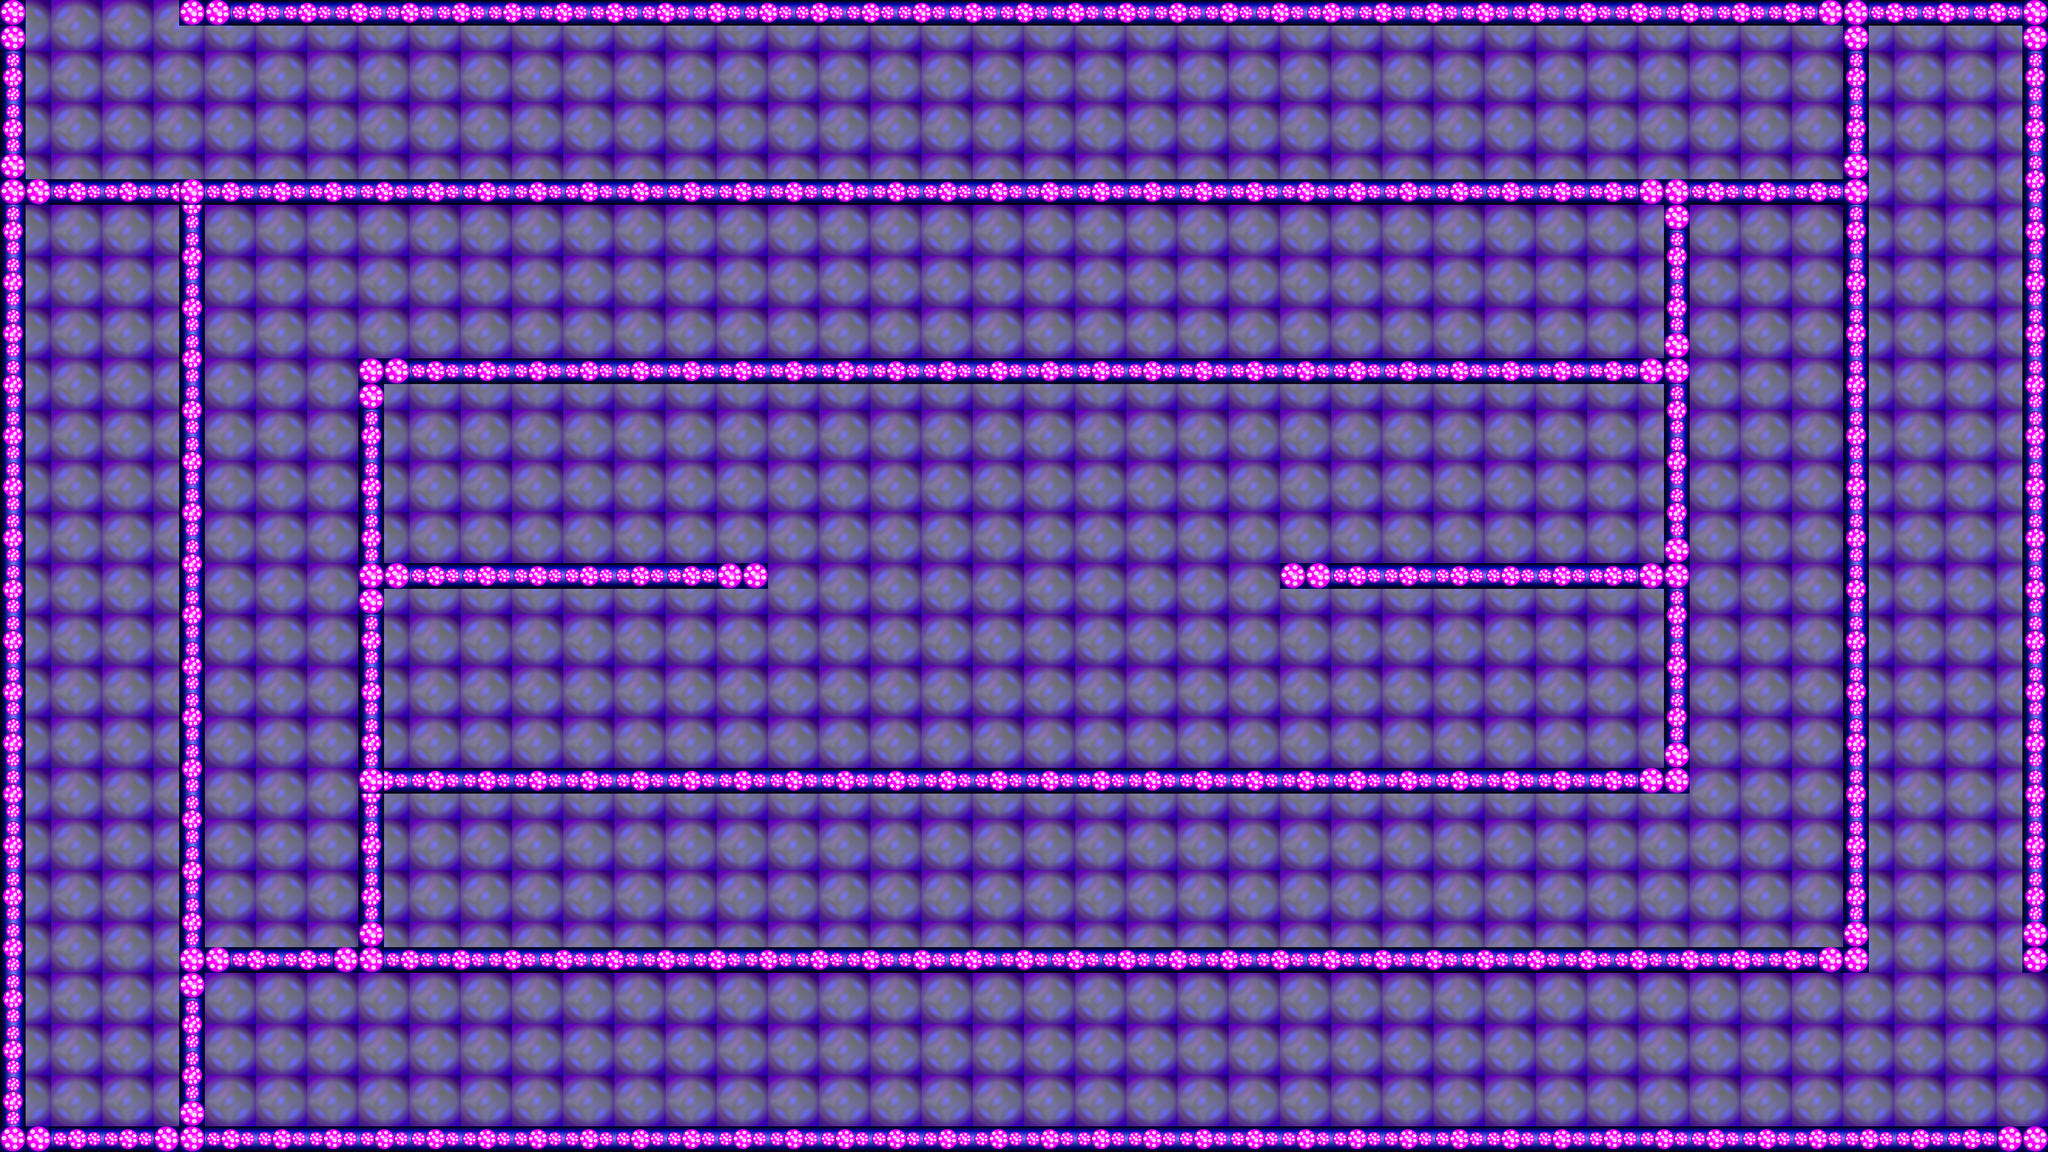

This is a level from a 2D game, rendered from its Tiled map with the project's own tilesets. A one-line summary and the map file follow, with tile-layer data summarised:
An orthogonal 80x45 tile map with 64x64 px tiles, 1 tile layer (background) and 44 objects (dummy, newlevel, 1a, 1b, 2a, ...).

<map version="1.0" orientation="orthogonal" renderorder="right-down" width="80" height="45" tilewidth="64" tileheight="64" nextobjectid="54">
 <tileset firstgid="1" name="vided" tilewidth="64" tileheight="64">
  <image source="vided.png" width="192" height="192" />
 </tileset>
 <layer name="background" width="80" height="45">
  <data>[3600 cells, 3600 non-empty, 9 distinct tile ids]</data>
 </layer>
 <objectgroup name="collisions">
  <object id="25" x="452.745" y="0" width="4663.27" height="62.2524" />
  <object id="26" x="-7.20311e-05" y="17.8079" width="56.5931" height="2857.95" />
  <object id="27" x="3.65931" y="450.404" width="4663.27" height="67.9117" />
  <object id="28" x="5048.1" y="0" width="62.2524" height="2422.18" />
  <object id="29" x="-11.3186" y="2807.36" width="5138.65" height="67.9117" />
  <object id="30" x="448.745" y="447.085" width="67.9117" height="2365.59" />
  <object id="31" x="899.83" y="894.171" width="3316.36" height="67.9117" />
  <object id="32" x="4153.93" y="464.063" width="62.2524" height="1516.69" />
  <object id="33" x="899.83" y="911.149" width="56.5931" height="1471.42" />
  <object id="34" x="464.063" y="2359.93" width="4204.87" height="67.9117" />
  <object id="35" x="962.083" y="1409.17" width="956.423" height="62.2524" />
  <object id="36" x="3203.17" y="1403.51" width="962.083" height="62.2524" />
  <object id="37" x="950.764" y="1912.85" width="3259.76" height="73.571" />
  <object id="38" x="4606.68" y="5.65931" width="67.9117" height="2416.53" />
  <object id="39" name="dummy" x="4986.26" y="2438.6" width="132.426" height="375.008" />
  <object id="42" name="newlevel" x="58.7723" y="6.48929" width="392.735" height="139.653" />
 </objectgroup>
 <objectgroup name="hero">
  <object id="45" x="4710.5" y="2528.92" width="167.167" height="169.016" rotation="12.9109">
   <ellipse />
  </object>
 </objectgroup>
 <objectgroup name="health">
  <object id="48" x="616.483" y="2173.91" width="140" height="140">
   <ellipse />
  </object>
  <object id="49" x="4399.74" y="2199.87" width="140" height="140">
   <ellipse />
  </object>
  <object id="50" x="2900.71" y="2452.95" width="140" height="140">
   <ellipse />
  </object>
  <object id="51" x="3316.03" y="103.829" width="140" height="140">
   <ellipse />
  </object>
  <object id="52" x="955.308" y="968.287" width="140" height="140">
   <ellipse />
  </object>
  <object id="53" x="299.89" y="1487.43" width="140" height="140">
   <ellipse />
  </object>
 </objectgroup>
 <objectgroup name="holes" visible="0">
  <object id="2" name="1a" x="899.11" y="2493.79" width="128" height="128" />
  <object id="3" name="1b" x="3787" y="563.761" width="128" height="128" />
  <object id="4" name="2a" x="4796.45" y="153.147" width="128" height="128" />
  <object id="5" name="2b" x="1345.28" y="2034.22" width="128" height="128" />
  <object id="6" name="3a" x="4348.28" y="579.521" width="128" height="128" />
  <object id="7" name="3b" x="1677.39" y="1528.44" width="128" height="128" />
  <object id="8" name="4a" x="691.947" y="873.289" width="128" height="128" />
  <object id="9" name="4b" x="3376.44" y="1530.65" width="128" height="128" />
  <object id="10" name="5a" x="2268.11" y="1050.81" width="128" height="128" />
  <object id="11" name="5b" x="4348.9" y="99.6749" width="128" height="128" />
  <object id="12" name="6a" x="2774.27" y="1026.09" width="128" height="128" />
  <object id="13" name="6b" x="257.915" y="1793.62" width="128" height="128" />
  <object id="14" name="7a" x="235.95" y="642.709" width="128" height="128" />
  <object id="15" name="7b" x="2229.72" y="122.43" width="128" height="128" />
 </objectgroup>
 <objectgroup name="rabbit" visible="0">
  <object id="16" name="6" x="206.296" y="1746.06" width="220" height="220">
   <ellipse />
  </object>
  <object id="17" name="5" x="4301.41" y="61.8308" width="220" height="220">
   <ellipse />
  </object>
  <object id="18" name="4" x="3331.45" y="1479.67" width="220" height="220">
   <ellipse />
  </object>
  <object id="19" name="3" x="1634.72" y="1483.28" width="220" height="220">
   <ellipse />
  </object>
  <object id="22" name="2" x="1302.07" y="1989.73" width="220" height="220">
   <ellipse />
  </object>
  <object id="23" name="1" x="3742.56" y="522.033" width="220" height="220">
   <ellipse />
  </object>
  <object id="24" name="7" x="2182.02" y="65.4386" width="220" height="220">
   <ellipse />
  </object>
 </objectgroup>
</map>
